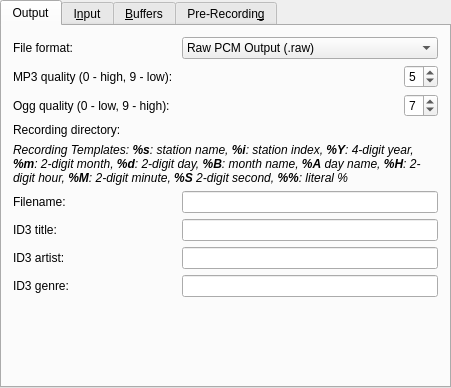
<?xml version="1.0" encoding="UTF-8"?>
<ui version="4.0">
 <class>RecordingConfigurationUI</class>
 <widget class="QWidget" name="RecordingConfigurationUI">
  <property name="geometry">
   <rect>
    <x>0</x>
    <y>0</y>
    <width>451</width>
    <height>388</height>
   </rect>
  </property>
  <layout class="QGridLayout">
   <property name="margin">
    <number>0</number>
   </property>
   <item row="0" column="0">
    <widget class="QTabWidget" name="kTabWidget13">
     <property name="currentIndex">
      <number>0</number>
     </property>
     <widget class="QWidget" name="TabPage_2">
      <attribute name="title">
       <string>Output</string>
      </attribute>
      <layout class="QGridLayout">
       <property name="margin">
        <number>11</number>
       </property>
       <item row="0" column="0">
        <layout class="QGridLayout">
         <item row="8" column="0">
          <widget class="QLabel" name="lableID3Genre">
           <property name="sizePolicy">
            <sizepolicy hsizetype="Preferred" vsizetype="Minimum">
             <horstretch>0</horstretch>
             <verstretch>0</verstretch>
            </sizepolicy>
           </property>
           <property name="text">
            <string>ID3 genre:</string>
           </property>
           <property name="wordWrap">
            <bool>false</bool>
           </property>
          </widget>
         </item>
         <item row="4" column="0" colspan="3">
          <widget class="QLabel" name="lableDirectory_3">
           <property name="sizePolicy">
            <sizepolicy hsizetype="Preferred" vsizetype="Minimum">
             <horstretch>0</horstretch>
             <verstretch>0</verstretch>
            </sizepolicy>
           </property>
           <property name="text">
            <string>&lt;!DOCTYPE HTML PUBLIC &quot;-//W3C//DTD HTML 4.0//EN&quot; &quot;http://www.w3.org/TR/REC-html40/strict.dtd&quot;&gt;
&lt;html&gt;&lt;head&gt;&lt;meta name=&quot;qrichtext&quot; content=&quot;1&quot; /&gt;&lt;style type=&quot;text/css&quot;&gt;
p, li { white-space: pre-wrap; }
&lt;/style&gt;&lt;/head&gt;&lt;body style=&quot; font-family:'Sans Serif'; font-size:9pt; font-weight:400; font-style:normal;&quot;&gt;
&lt;p style=&quot; margin-top:0px; margin-bottom:0px; margin-left:0px; margin-right:0px; -qt-block-indent:0; text-indent:0px;&quot;&gt;&lt;span style=&quot; font-family:'DejaVu Sans'; font-style:italic;&quot;&gt;Recording Templates: &lt;/span&gt;&lt;span style=&quot; font-family:'DejaVu Sans'; font-weight:600; font-style:italic;&quot;&gt;%s&lt;/span&gt;&lt;span style=&quot; font-family:'DejaVu Sans'; font-style:italic;&quot;&gt;: station name, &lt;/span&gt;&lt;span style=&quot; font-family:'DejaVu Sans'; font-weight:600; font-style:italic;&quot;&gt;%i&lt;/span&gt;&lt;span style=&quot; font-family:'DejaVu Sans'; font-style:italic;&quot;&gt;: station index, &lt;/span&gt;&lt;span style=&quot; font-family:'DejaVu Sans'; font-weight:600; font-style:italic;&quot;&gt;%Y&lt;/span&gt;&lt;span style=&quot; font-family:'DejaVu Sans'; font-style:italic;&quot;&gt;: 4-digit year, &lt;/span&gt;&lt;span style=&quot; font-family:'DejaVu Sans'; font-weight:600; font-style:italic;&quot;&gt;%m&lt;/span&gt;&lt;span style=&quot; font-family:'DejaVu Sans'; font-style:italic;&quot;&gt;: 2-digit month, &lt;/span&gt;&lt;span style=&quot; font-family:'DejaVu Sans'; font-weight:600; font-style:italic;&quot;&gt;%d&lt;/span&gt;&lt;span style=&quot; font-family:'DejaVu Sans'; font-style:italic;&quot;&gt;: 2-digit day, &lt;/span&gt;&lt;span style=&quot; font-family:'DejaVu Sans'; font-weight:600; font-style:italic;&quot;&gt;%B&lt;/span&gt;&lt;span style=&quot; font-family:'DejaVu Sans'; font-style:italic;&quot;&gt;: month name, &lt;/span&gt;&lt;span style=&quot; font-family:'DejaVu Sans'; font-weight:600; font-style:italic;&quot;&gt;%A&lt;/span&gt;&lt;span style=&quot; font-family:'DejaVu Sans'; font-style:italic;&quot;&gt; day name, &lt;/span&gt;&lt;span style=&quot; font-family:'DejaVu Sans'; font-weight:600; font-style:italic;&quot;&gt;%H&lt;/span&gt;&lt;span style=&quot; font-family:'DejaVu Sans'; font-style:italic;&quot;&gt;: 2-digit hour, &lt;/span&gt;&lt;span style=&quot; font-family:'DejaVu Sans'; font-weight:600; font-style:italic;&quot;&gt;%M&lt;/span&gt;&lt;span style=&quot; font-family:'DejaVu Sans'; font-style:italic;&quot;&gt;: 2-digit minute, &lt;/span&gt;&lt;span style=&quot; font-family:'DejaVu Sans'; font-weight:600; font-style:italic;&quot;&gt;%S&lt;/span&gt;&lt;span style=&quot; font-family:'DejaVu Sans'; font-style:italic;&quot;&gt; 2-digit second,&lt;/span&gt;&lt;span style=&quot; font-family:'DejaVu Sans'; font-weight:600; font-style:italic;&quot;&gt; %%&lt;/span&gt;&lt;span style=&quot; font-family:'DejaVu Sans'; font-style:italic;&quot;&gt;: literal %&lt;/span&gt;&lt;/p&gt;&lt;/body&gt;&lt;/html&gt;</string>
           </property>
           <property name="wordWrap">
            <bool>true</bool>
           </property>
          </widget>
         </item>
         <item row="6" column="0">
          <widget class="QLabel" name="lableID3Title">
           <property name="sizePolicy">
            <sizepolicy hsizetype="Preferred" vsizetype="Minimum">
             <horstretch>0</horstretch>
             <verstretch>0</verstretch>
            </sizepolicy>
           </property>
           <property name="text">
            <string>ID3 title:</string>
           </property>
           <property name="wordWrap">
            <bool>false</bool>
           </property>
          </widget>
         </item>
         <item row="2" column="1" colspan="2">
          <layout class="QHBoxLayout">
           <item>
            <spacer name="spacer5_2">
             <property name="orientation">
              <enum>Qt::Horizontal</enum>
             </property>
             <property name="sizeType">
              <enum>QSizePolicy::Expanding</enum>
             </property>
             <property name="sizeHint" stdset="0">
              <size>
               <width>141</width>
               <height>20</height>
              </size>
             </property>
            </spacer>
           </item>
           <item>
            <widget class="QSpinBox" name="editOggQuality">
             <property name="minimum">
              <number>0</number>
             </property>
             <property name="maximum">
              <number>9</number>
             </property>
             <property name="value">
              <number>7</number>
             </property>
            </widget>
           </item>
          </layout>
         </item>
         <item row="1" column="2">
          <layout class="QHBoxLayout">
           <item>
            <spacer name="spacer5">
             <property name="orientation">
              <enum>Qt::Horizontal</enum>
             </property>
             <property name="sizeType">
              <enum>QSizePolicy::Expanding</enum>
             </property>
             <property name="sizeHint" stdset="0">
              <size>
               <width>141</width>
               <height>20</height>
              </size>
             </property>
            </spacer>
           </item>
           <item>
            <widget class="QSpinBox" name="editMP3Quality">
             <property name="minimum">
              <number>0</number>
             </property>
             <property name="maximum">
              <number>9</number>
             </property>
             <property name="value">
              <number>5</number>
             </property>
            </widget>
           </item>
          </layout>
         </item>
         <item row="1" column="0" colspan="2">
          <widget class="QLabel" name="labelMP3Quality">
           <property name="text">
            <string>MP3 quality (0 - high, 9 - low):</string>
           </property>
           <property name="wordWrap">
            <bool>false</bool>
           </property>
          </widget>
         </item>
         <item row="3" column="2">
          <widget class="KUrlRequester" name="editDirectory"/>
         </item>
         <item row="0" column="2">
          <widget class="KComboBox" name="editFileFormat">
           <property name="sizePolicy">
            <sizepolicy hsizetype="Expanding" vsizetype="Fixed">
             <horstretch>0</horstretch>
             <verstretch>0</verstretch>
            </sizepolicy>
           </property>
           <item>
            <property name="text">
             <string>Raw PCM Output (.raw)</string>
            </property>
           </item>
           <item>
            <property name="text">
             <string>Microsoft Wave (.wav)</string>
            </property>
           </item>
           <item>
            <property name="text">
             <string>Apple/SGI (.aiff)</string>
            </property>
           </item>
           <item>
            <property name="text">
             <string>Sun/NeXT (.au)</string>
            </property>
           </item>
           <item>
            <property name="text">
             <string>MP3 Compressed (.mp3)</string>
            </property>
           </item>
           <item>
            <property name="text">
             <string>Ogg/Vorbis Compressed (.ogg)</string>
            </property>
           </item>
          </widget>
         </item>
         <item row="3" column="0" colspan="2">
          <widget class="QLabel" name="lableDirectory">
           <property name="text">
            <string>Recording directory:</string>
           </property>
           <property name="wordWrap">
            <bool>false</bool>
           </property>
          </widget>
         </item>
         <item row="0" column="0" colspan="2">
          <widget class="QLabel" name="lableFileFormat">
           <property name="text">
            <string>File format:</string>
           </property>
           <property name="wordWrap">
            <bool>false</bool>
           </property>
          </widget>
         </item>
         <item row="2" column="0">
          <widget class="QLabel" name="labelOggQuality">
           <property name="text">
            <string>Ogg quality (0 - low, 9 - high):</string>
           </property>
           <property name="wordWrap">
            <bool>false</bool>
           </property>
          </widget>
         </item>
         <item row="5" column="2">
          <widget class="QLineEdit" name="editFilenameTemplate"/>
         </item>
         <item row="5" column="0">
          <widget class="QLabel" name="lableFilename">
           <property name="sizePolicy">
            <sizepolicy hsizetype="Preferred" vsizetype="Minimum">
             <horstretch>0</horstretch>
             <verstretch>0</verstretch>
            </sizepolicy>
           </property>
           <property name="text">
            <string>Filename:</string>
           </property>
           <property name="wordWrap">
            <bool>false</bool>
           </property>
          </widget>
         </item>
         <item row="6" column="2">
          <widget class="QLineEdit" name="editID3TitleTemplate"/>
         </item>
         <item row="7" column="2">
          <widget class="QLineEdit" name="editID3ArtistTemplate"/>
         </item>
         <item row="7" column="0">
          <widget class="QLabel" name="lableID3Artist">
           <property name="sizePolicy">
            <sizepolicy hsizetype="Preferred" vsizetype="Minimum">
             <horstretch>0</horstretch>
             <verstretch>0</verstretch>
            </sizepolicy>
           </property>
           <property name="text">
            <string>ID3 artist:</string>
           </property>
           <property name="wordWrap">
            <bool>false</bool>
           </property>
          </widget>
         </item>
         <item row="8" column="2">
          <widget class="QLineEdit" name="editID3GenreTemplate"/>
         </item>
        </layout>
       </item>
       <item row="1" column="0">
        <spacer name="spacer132">
         <property name="orientation">
          <enum>Qt::Vertical</enum>
         </property>
         <property name="sizeType">
          <enum>QSizePolicy::Expanding</enum>
         </property>
         <property name="sizeHint" stdset="0">
          <size>
           <width>20</width>
           <height>5</height>
          </size>
         </property>
        </spacer>
       </item>
      </layout>
     </widget>
     <widget class="QWidget" name="TabPage">
      <attribute name="title">
       <string>I&amp;nput</string>
      </attribute>
      <layout class="QGridLayout">
       <property name="margin">
        <number>11</number>
       </property>
       <item row="0" column="0">
        <layout class="QGridLayout">
         <item row="0" column="2">
          <spacer name="spacer1">
           <property name="orientation">
            <enum>Qt::Horizontal</enum>
           </property>
           <property name="sizeType">
            <enum>QSizePolicy::Minimum</enum>
           </property>
           <property name="sizeHint" stdset="0">
            <size>
             <width>225</width>
             <height>20</height>
            </size>
           </property>
          </spacer>
         </item>
         <item row="0" column="1">
          <widget class="KComboBox" name="editRate">
           <property name="sizePolicy">
            <sizepolicy hsizetype="MinimumExpanding" vsizetype="Fixed">
             <horstretch>0</horstretch>
             <verstretch>0</verstretch>
            </sizepolicy>
           </property>
           <item>
            <property name="text">
             <string>48000</string>
            </property>
           </item>
           <item>
            <property name="text">
             <string>44100</string>
            </property>
           </item>
           <item>
            <property name="text">
             <string>22050</string>
            </property>
           </item>
           <item>
            <property name="text">
             <string>11025</string>
            </property>
           </item>
          </widget>
         </item>
         <item row="2" column="0">
          <widget class="QLabel" name="lableEndianness">
           <property name="text">
            <string>Endianness:</string>
           </property>
           <property name="wordWrap">
            <bool>false</bool>
           </property>
          </widget>
         </item>
         <item row="3" column="2">
          <spacer name="spacer1_3">
           <property name="orientation">
            <enum>Qt::Horizontal</enum>
           </property>
           <property name="sizeType">
            <enum>QSizePolicy::Minimum</enum>
           </property>
           <property name="sizeHint" stdset="0">
            <size>
             <width>225</width>
             <height>20</height>
            </size>
           </property>
          </spacer>
         </item>
         <item row="3" column="1">
          <widget class="KComboBox" name="editChannels">
           <property name="sizePolicy">
            <sizepolicy hsizetype="MinimumExpanding" vsizetype="Fixed">
             <horstretch>0</horstretch>
             <verstretch>0</verstretch>
            </sizepolicy>
           </property>
           <item>
            <property name="text">
             <string>Stereo</string>
            </property>
           </item>
           <item>
            <property name="text">
             <string>Mono</string>
            </property>
           </item>
          </widget>
         </item>
         <item row="0" column="0">
          <widget class="QLabel" name="labelRate">
           <property name="text">
            <string>Sample rate:</string>
           </property>
           <property name="wordWrap">
            <bool>false</bool>
           </property>
          </widget>
         </item>
         <item row="2" column="1">
          <widget class="KComboBox" name="editEndianness">
           <property name="sizePolicy">
            <sizepolicy hsizetype="MinimumExpanding" vsizetype="Fixed">
             <horstretch>0</horstretch>
             <verstretch>0</verstretch>
            </sizepolicy>
           </property>
           <item>
            <property name="text">
             <string>Little Endian</string>
            </property>
           </item>
           <item>
            <property name="text">
             <string>Big Endian</string>
            </property>
           </item>
          </widget>
         </item>
         <item row="1" column="1">
          <widget class="KComboBox" name="editBits">
           <property name="sizePolicy">
            <sizepolicy hsizetype="MinimumExpanding" vsizetype="Fixed">
             <horstretch>0</horstretch>
             <verstretch>0</verstretch>
            </sizepolicy>
           </property>
           <item>
            <property name="text">
             <string>16</string>
            </property>
           </item>
           <item>
            <property name="text">
             <string>8</string>
            </property>
           </item>
          </widget>
         </item>
         <item row="3" column="0">
          <widget class="QLabel" name="lableChannels">
           <property name="text">
            <string>Channels:</string>
           </property>
           <property name="wordWrap">
            <bool>false</bool>
           </property>
          </widget>
         </item>
         <item row="1" column="0">
          <widget class="QLabel" name="lableBits">
           <property name="text">
            <string>Sample bits:</string>
           </property>
           <property name="wordWrap">
            <bool>false</bool>
           </property>
          </widget>
         </item>
         <item row="1" column="2">
          <widget class="KComboBox" name="editSign">
           <property name="sizePolicy">
            <sizepolicy hsizetype="MinimumExpanding" vsizetype="Fixed">
             <horstretch>0</horstretch>
             <verstretch>0</verstretch>
            </sizepolicy>
           </property>
           <item>
            <property name="text">
             <string>Signed</string>
            </property>
           </item>
           <item>
            <property name="text">
             <string>Unsigned</string>
            </property>
           </item>
          </widget>
         </item>
         <item row="2" column="2">
          <spacer name="spacer1_2">
           <property name="orientation">
            <enum>Qt::Horizontal</enum>
           </property>
           <property name="sizeType">
            <enum>QSizePolicy::Minimum</enum>
           </property>
           <property name="sizeHint" stdset="0">
            <size>
             <width>225</width>
             <height>20</height>
            </size>
           </property>
          </spacer>
         </item>
        </layout>
       </item>
       <item row="1" column="0">
        <spacer name="spacer131">
         <property name="orientation">
          <enum>Qt::Vertical</enum>
         </property>
         <property name="sizeType">
          <enum>QSizePolicy::Expanding</enum>
         </property>
         <property name="sizeHint" stdset="0">
          <size>
           <width>20</width>
           <height>5</height>
          </size>
         </property>
        </spacer>
       </item>
      </layout>
     </widget>
     <widget class="QWidget" name="TabPage_3">
      <attribute name="title">
       <string>&amp;Buffers</string>
      </attribute>
      <layout class="QGridLayout">
       <property name="margin">
        <number>11</number>
       </property>
       <item row="0" column="0">
        <layout class="QGridLayout">
         <item row="0" column="1">
          <widget class="QSpinBox" name="editBufferSize">
           <property name="suffix">
            <string> kB</string>
           </property>
           <property name="minimum">
            <number>64</number>
           </property>
           <property name="maximum">
            <number>2048</number>
           </property>
           <property name="singleStep">
            <number>16</number>
           </property>
           <property name="value">
            <number>256</number>
           </property>
          </widget>
         </item>
         <item row="0" column="0">
          <widget class="QLabel" name="labelEditBufferSize">
           <property name="text">
            <string>Encoding buffer size:</string>
           </property>
           <property name="wordWrap">
            <bool>false</bool>
           </property>
          </widget>
         </item>
         <item row="1" column="1">
          <widget class="QSpinBox" name="editBufferCount">
           <property name="minimum">
            <number>3</number>
           </property>
           <property name="value">
            <number>3</number>
           </property>
          </widget>
         </item>
         <item row="1" column="0">
          <widget class="QLabel" name="labelEditBufferCount">
           <property name="text">
            <string>Number of buffers:</string>
           </property>
           <property name="wordWrap">
            <bool>false</bool>
           </property>
          </widget>
         </item>
        </layout>
       </item>
       <item row="1" column="0">
        <spacer name="spacer132_2">
         <property name="orientation">
          <enum>Qt::Vertical</enum>
         </property>
         <property name="sizeType">
          <enum>QSizePolicy::Expanding</enum>
         </property>
         <property name="sizeHint" stdset="0">
          <size>
           <width>20</width>
           <height>16</height>
          </size>
         </property>
        </spacer>
       </item>
      </layout>
     </widget>
     <widget class="QWidget" name="TabPage_4">
      <attribute name="title">
       <string>Pre-Recordin&amp;g</string>
      </attribute>
      <layout class="QGridLayout">
       <property name="margin">
        <number>11</number>
       </property>
       <item row="0" column="0">
        <layout class="QVBoxLayout">
         <item>
          <layout class="QHBoxLayout">
           <item>
            <widget class="QCheckBox" name="m_checkboxPreRecordingEnable">
             <property name="text">
              <string>E&amp;nable</string>
             </property>
            </widget>
           </item>
           <item>
            <spacer name="spacer7">
             <property name="orientation">
              <enum>Qt::Horizontal</enum>
             </property>
             <property name="sizeType">
              <enum>QSizePolicy::Expanding</enum>
             </property>
             <property name="sizeHint" stdset="0">
              <size>
               <width>380</width>
               <height>20</height>
              </size>
             </property>
            </spacer>
           </item>
          </layout>
         </item>
         <item>
          <layout class="QHBoxLayout">
           <item>
            <widget class="QLabel" name="m_labelPreRecordingTime">
             <property name="enabled">
              <bool>false</bool>
             </property>
             <property name="text">
              <string>Pre-recording time:</string>
             </property>
             <property name="wordWrap">
              <bool>false</bool>
             </property>
            </widget>
           </item>
           <item>
            <widget class="QSpinBox" name="m_spinboxPreRecordingSeconds">
             <property name="enabled">
              <bool>false</bool>
             </property>
             <property name="suffix">
              <string> s</string>
             </property>
             <property name="minimum">
              <number>1</number>
             </property>
             <property name="maximum">
              <number>999</number>
             </property>
             <property name="singleStep">
              <number>1</number>
             </property>
             <property name="value">
              <number>10</number>
             </property>
            </widget>
           </item>
          </layout>
         </item>
        </layout>
       </item>
       <item row="1" column="0">
        <spacer name="spacer132_3">
         <property name="orientation">
          <enum>Qt::Vertical</enum>
         </property>
         <property name="sizeType">
          <enum>QSizePolicy::Expanding</enum>
         </property>
         <property name="sizeHint" stdset="0">
          <size>
           <width>20</width>
           <height>16</height>
          </size>
         </property>
        </spacer>
       </item>
      </layout>
     </widget>
    </widget>
   </item>
  </layout>
 </widget>
 <layoutdefault spacing="6" margin="0"/>
 <customwidgets>
  <customwidget>
   <class>KComboBox</class>
   <extends>QComboBox</extends>
   <header>kcombobox.h</header>
  </customwidget>
  <customwidget>
   <class>KUrlRequester</class>
   <extends>QFrame</extends>
   <header>kurlrequester.h</header>
  </customwidget>
 </customwidgets>
 <tabstops>
  <tabstop>kTabWidget13</tabstop>
  <tabstop>editFileFormat</tabstop>
  <tabstop>editMP3Quality</tabstop>
  <tabstop>editOggQuality</tabstop>
  <tabstop>editDirectory</tabstop>
  <tabstop>editFilenameTemplate</tabstop>
  <tabstop>editRate</tabstop>
  <tabstop>editBits</tabstop>
  <tabstop>editSign</tabstop>
  <tabstop>editEndianness</tabstop>
  <tabstop>editChannels</tabstop>
  <tabstop>editBufferSize</tabstop>
  <tabstop>editBufferCount</tabstop>
  <tabstop>m_checkboxPreRecordingEnable</tabstop>
  <tabstop>m_spinboxPreRecordingSeconds</tabstop>
 </tabstops>
 <resources/>
 <connections>
  <connection>
   <sender>m_checkboxPreRecordingEnable</sender>
   <signal>toggled(bool)</signal>
   <receiver>m_spinboxPreRecordingSeconds</receiver>
   <slot>setEnabled(bool)</slot>
   <hints>
    <hint type="sourcelabel">
     <x>20</x>
     <y>20</y>
    </hint>
    <hint type="destinationlabel">
     <x>20</x>
     <y>20</y>
    </hint>
   </hints>
  </connection>
  <connection>
   <sender>m_checkboxPreRecordingEnable</sender>
   <signal>toggled(bool)</signal>
   <receiver>m_labelPreRecordingTime</receiver>
   <slot>setEnabled(bool)</slot>
   <hints>
    <hint type="sourcelabel">
     <x>20</x>
     <y>20</y>
    </hint>
    <hint type="destinationlabel">
     <x>20</x>
     <y>20</y>
    </hint>
   </hints>
  </connection>
 </connections>
</ui>
